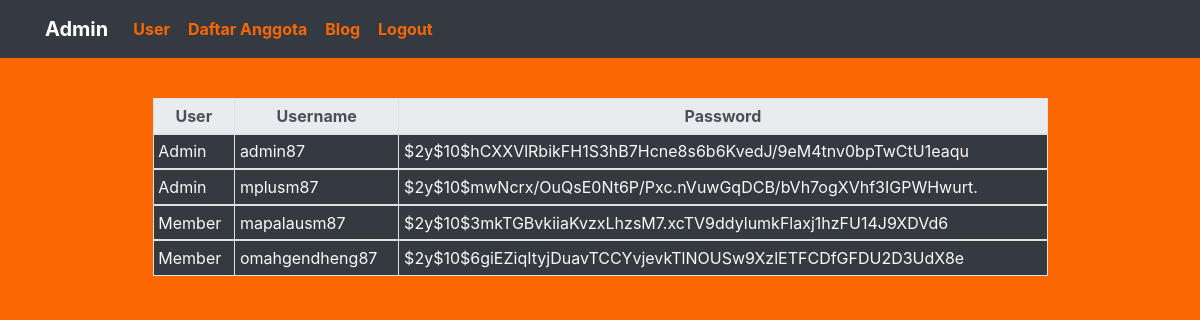
The page /public/Admin/user (signed in) on the database its author committed.
### tables this page shows
CREATE TABLE `user` (
  `id` int(255) NOT NULL,
  `user` varchar(255) NOT NULL,
  `username` varchar(255) NOT NULL,
  `password` varchar(255) NOT NULL
);

### app/core/Controller.php (called while the page is built, shortened)
<?php
class Controller {
    public function view($view, $data = [])
    {
        require_once '../app/views/' . $view . '.php';
    }
    public function model($model)
    {
        return new $model;
    }
}
?>

### app/controllers/Admin.php (called while the page is built, shortened)
<?php
class Admin extends Controller {
    public function user()
    {
        $data['title']  = 'Dashboard';
        $data['table']  = $this -> model('Admin_model') -> getAllUser();
        $this -> view('admin/temp/head', $data);
        $this -> view('admin/temp/nav');
        $this -> view('admin/userAdm/table', $data);
        $this -> view('admin/temp/foot');
    }
}
?>

### app/core/App.php (called while the page is built, shortened)
<?php
class App {
    protected $method = 'index';
    protected $params = [];
    public function __construct()
    {
        $url = $this -> parseURL();
        if (file_exists('../app/controllers/' . $url[0] . '.php')) {
            unset ($url[0]);
        }
        $this -> controller = new $this -> controller;
        if (isset($url[1])) {
            if (method_exists($this -> controller, $url[1])) {
                $this -> method = $url[1];
            }
        }
        call_user_func_array([$this -> controller, $this -> method], $this -> params);
    }
    public function parseURL()
    {
        if( isset($_GET['url']) != null ) {
            $url = rtrim ($_GET['url'],'/');
            $url = filter_var($url, FILTER_SANITIZE_URL);
            $url = explode('/', $url);
            return $url;
        }
    }
}
?>

### public/index.php (called while the page is built, shortened)
<?php
$app = new App;
?>

### app/core/Database.php (called while the page is built, shortened)
<?php
class Database {
    private $db_host = DB_HOST;
    private $db_user = DB_USER;
    private $db_pass = DB_PASS;
    private $db_name = DB_NAME;
    private $dbh;
    private $stmt;
    public function __construct()
    {
        $dsn = 'mysql:host=' . $this -> db_host . ';dbname=' . $this -> db_name;
        $option = [
            PDO::ATTR_PERSISTENT => true,
            PDO::ATTR_ERRMODE => PDO::ERRMODE_EXCEPTION
        ];
        try {
            $this -> dbh = new PDO($dsn,$this -> db_user, $this -> db_pass, $option);
        }
        catch(PDOException $e) {
            die($e -> getMessage());
        }
    }
    public function query($query)
    {
        $this -> stmt = $this -> dbh -> prepare($query);
    }
    public function execute()
    {
        $this -> stmt -> execute();
    }
    public function resultSetObj()
    {
        $this -> execute();
        return $this -> stmt -> fetchAll(PDO::FETCH_OBJ);
    }
}
?>

### app/models/Admin_model.php (called while the page is built, shortened)
<?php
class Admin_model {
    private $db;
    private $tbl_user   = 'user';
    public function __construct()
    {
        $this -> db = new Database;
    }
    public function getAllUser()
    {
        $this -> db -> query('SELECT * FROM ' . $this -> tbl_user . ' ORDER BY user ASC');
        return $this -> db -> resultSetObj();
    }
}
?>

### app/views/admin/userAdm/table.php (the view)
<div class="container mt-4">
<div class="col-10 mx-auto">
    <div class="table-responsive">
        <table class="table table-sm table-bordered bg-dark mt-3">
            <thead class="thead-light text-center text-dark">
            <tr>
            <th>User</th>
            <th>Username</th>
            <th>Password</th>
            </tr>
            </thead>
            <?php foreach( $data['table'] as $user) : ?>
            <tbody class="text-light">
                <tr>
                <td><?= $user -> user ?></td>
                <td><?= $user -> username ?></td>
                <td><?= $user -> password ?></td>
                </tr>
            </tbody>
            <?php endforeach; ?>
        </table>
    </div>
</div>

### app/views/admin/temp/head.php (shortened to what this page needs)
<!DOCTYPE html>
<html lang="en">
<head>
    <link rel="stylesheet" href="<?= BASEURL; ?>css/bootstrap.min.css">
    <link rel="stylesheet" href="<?= BASEURL; ?>css/style.css">
</head>
<body>

### app/views/admin/temp/nav.php (shortened to what this page needs)
<nav class="navbar navbar-expand-lg navbar-dark bg-dark sticky-top">
        <div class="container">
            <a class="navbar-brand" href="<?= BASEURL; ?>Admin"><b>Admin</b></a>
            <div class="collapse navbar-collapse" id="navbarNav">
                <ul class="navbar-nav">
                    <li class="nav-item">
                        <a class="nav-link btn btn-dark" style="color: #fd6701;" href="<?= BASEURL; ?>Admin/user"><b>User</b></a>
                    </li>
                    <li class="nav-item">
                        <a class="nav-link btn btn-dark" style="color: #fd6701;" href="<?= BASEURL; ?>Admin/member"><b>Daftar Anggota</b></a>
                    </li>
                    <li class="nav-item">
                        <a class="nav-link btn btn-dark" style="color: #fd6701;" href="<?= BASEURL; ?>Admin/blog"><b>Blog</b></a>
                    </li>
                    <li class="nav-item">
                        <a class="nav-link btn btn-dark" style="color: #fd6701;" href="<?= BASEURL; ?>Login/logout"><b>Logout</b></a>
                    </li>
                </ul>
            </div>
        </div>
</nav>

### app/views/admin/temp/foot.php (shortened to what this page needs)
</body>
</html>

### public/css/style.css (style rules this page uses)
body { background-color: #fd6701; }

### rows shown on the page
user: user "Admin", username "admin87", password "$2y$10$hCXXVlRbikFH1S3hB7Hcne8s6b6KvedJ/9eM4tnv0bpTwCtU1eaqu"
user: user "Admin", username "mplusm87", password "$2y$10$mwNcrx/OuQsE0Nt6P/Pxc.nVuwGqDCB/bVh7ogXVhf3IGPWHwurt."
user: user "Member", username "mapalausm87", password "$2y$10$3mkTGBvkiiaKvzxLhzsM7.xcTV9ddylumkFlaxj1hzFU14J9XDVd6"
user: user "Member", username "omahgendheng87", password "$2y$10$6giEZiqItyjDuavTCCYvjevkTlNOUSw9XzlETFCDfGFDU2D3UdX8e"
